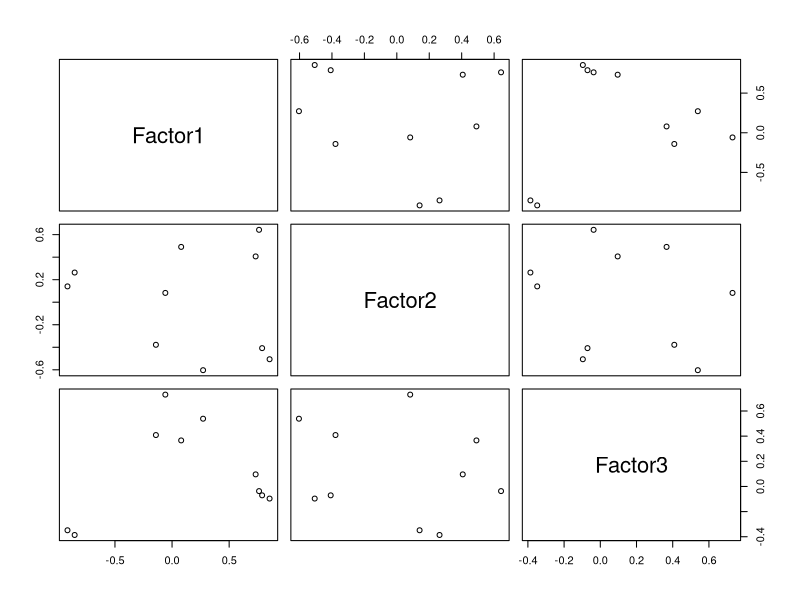
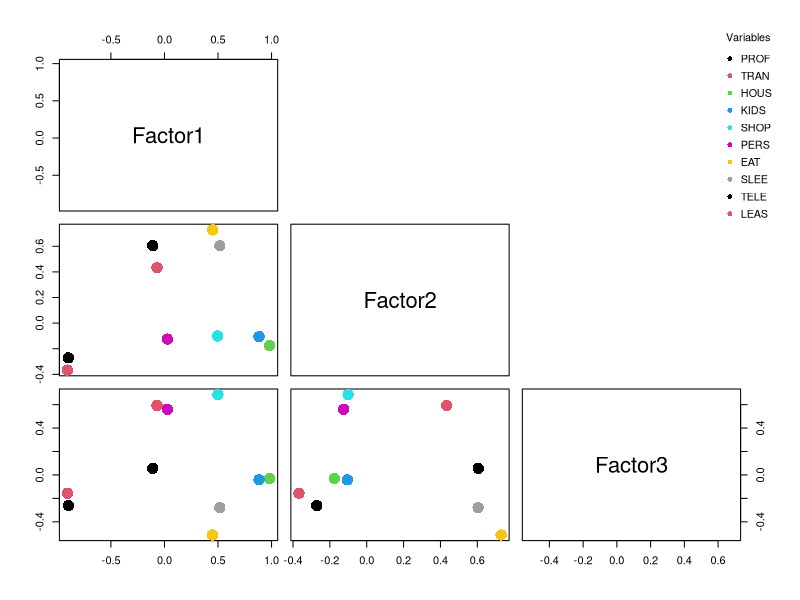
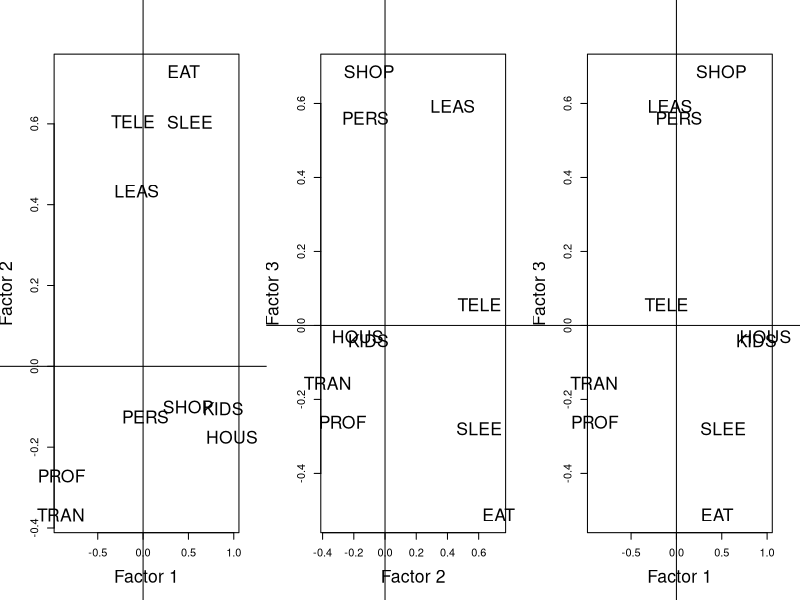

Write the R code that produced these figures, in order.
###Quantlet 4: Factor Analysis

#In order to let the quantlet work independently of other quantlets, upload the data
time <- matrix(c(610,140,60,10,120,95,115,760,175,315,475,90,250,30,140,120,100,775,115,305,10,0,495,110,170,110,130,785,160,430,615,140,65,10,115,90,115,765,180,305,179,29,421,87,161,112,119,776,143,373,585,115,50,0,150,105,100,760,150,385,482,94,196,18,141,130,96,775,132,336,653,100,95,7,57,85,150,808,115,330,511,70,307,30,80,95,142,816,87,262,20,7,568,87,112,90,180,843,125,368,656,97,97,10,52,85,152,808,122,321,168,22,528,69,102,83,174,824,119,311,643,105,72,0,62,77,140,813,100,388,429,34,262,14,92,97,147,849,84,392,650,140,120,15,85,90,105,760,70,365,560,105,375,45,90,90,95,745,60,235,10,10,710,55,145,85,130,815,60,380,650,145,112,15,85,90,105,760,80,358,260,52,576,59,116,85,117,775,65,295,615,125,95,0,115,90,85,760,40,475,433,89,318,23,112,96,102,774,45,408,650,142,122,22,76,94,100,764,96,334,578,106,338,42,106,94,92,752,64,228,24,8,594,72,158,92,128,840,86,398,652,133,134,22,68,94,102,763,122,310,436,79,433,60,119,90,107,772,73,231,627,148,68,0,88,92,86,770,58,463,434,86,297,21,129,102,94,799,58,380),ncol=10,byrow=TRUE)

#Define columns names
colnames(time)=c('PROF','TRAN','HOUS','KIDS','SHOP','PERS','EAT','SLEE','TELE','LEAS')

#save as dataframe
time=as.data.frame(time)

#The function factanal() internally uses solve() which is a numerical way to calculate the inverse.Some of the numbers in "time" used in the inverse calculation are very small (whereas others are too big), it assumes that they are zero, leading to the assumption that it is a singular matrix. Have to TRANSFORM data-->SQRT (there ate 0s in dataset->no exp() and no log() can be used)
time2=sqrt(time)

  ##Part 1: FA without rotation

fa.time=factanal(time2, factors=3, rotation="none") #the number of factors was defined by PCA
fa.time

#Factor loadings
load=fa.time$loadings
load

#Factors are not distinct->need rotation
pairs(load) #no correlation-> orthogonal rotation-> for ex., varimax

  ##Part 2: varimax rotation

fa.time.rot=factanal(time2, factors=3, rotation="varimax")
fa.time.rot
load.rot=fa.time.rot$loadings
load.rot

#Plot factor loiadings by factors 
pairs(fa.time.rot$loadings, col=1:ncol(time2), upper.panel=NULL, pch=16, cex=2.3)
par(xpd=TRUE) 
legend('topright', bty='n', pch=16, cex=0.65, pt.bg=TRUE, col=1:ncol(time2), attr(fa.time.rot$loadings, 'dimnames')[[1]], title="Variables")
par(mfrow=c(1,3))

#Plot loadings: factor 1 by factor 2
load.rot <- fa.time.rot$loadings[,1:2] 
plot(load.rot,type="n",xlab="Factor 1",ylab="Factor 2", cex.lab=1.6) #set up plot 
text(load.rot,labels=names(time2),cex=1.6) #add variable names
abline(h=0,v=0)

#Plot loadings: factor 2 by factor 3
load.rot2 <- fa.time.rot$loadings[,2:3] 
plot(load.rot2,type="n",xlab="Factor 2",ylab="Factor 3", cex.lab=1.6) #set up plot 
text(load.rot2,labels=names(time2),cex=1.6) #add variable names
abline(h=0,v=0)

#Plot loadings: factor 1 by factor 3
load.rot3=cbind(fa.time.rot$loadings[,1],fa.time.rot$loadings[,3])
plot(load.rot3,type="n",xlab="Factor 1",ylab="Factor 3", cex.lab=1.6) #set up plot 
text(load.rot3,labels=names(time2),cex=1.6) #add variable names
abline(h=0,v=0)
